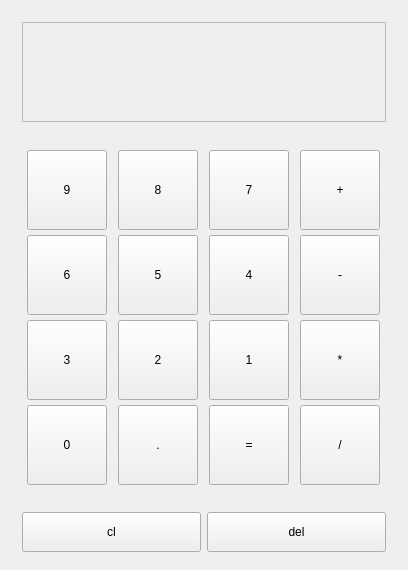
<?xml version="1.0" encoding="UTF-8"?>
<ui version="4.0">
 <class>Widget</class>
 <widget class="QWidget" name="Widget">
  <property name="geometry">
   <rect>
    <x>0</x>
    <y>0</y>
    <width>408</width>
    <height>570</height>
   </rect>
  </property>
  <property name="windowTitle">
   <string>Widget</string>
  </property>
  <layout class="QVBoxLayout" name="verticalLayout_2">
   <item>
    <widget class="QWidget" name="widget" native="true">
     <layout class="QVBoxLayout" name="verticalLayout_3">
      <item>
       <widget class="QTextEdit" name="textEdit">
        <property name="enabled">
         <bool>false</bool>
        </property>
        <property name="minimumSize">
         <size>
          <width>0</width>
          <height>100</height>
         </size>
        </property>
        <property name="maximumSize">
         <size>
          <width>16777215</width>
          <height>100</height>
         </size>
        </property>
        <property name="font">
         <font>
          <family>3DS Fonticon</family>
          <pointsize>18</pointsize>
         </font>
        </property>
        <property name="layoutDirection">
         <enum>Qt::RightToLeft</enum>
        </property>
        <property name="html">
         <string>&lt;!DOCTYPE HTML PUBLIC &quot;-//W3C//DTD HTML 4.0//EN&quot; &quot;http://www.w3.org/TR/REC-html40/strict.dtd&quot;&gt;
&lt;html&gt;&lt;head&gt;&lt;meta name=&quot;qrichtext&quot; content=&quot;1&quot; /&gt;&lt;style type=&quot;text/css&quot;&gt;
p, li { white-space: pre-wrap; }
&lt;/style&gt;&lt;/head&gt;&lt;body style=&quot; font-family:'3DS Fonticon'; font-size:18pt; font-weight:400; font-style:normal;&quot;&gt;
&lt;p dir='rtl' style=&quot;-qt-paragraph-type:empty; margin-top:0px; margin-bottom:0px; margin-left:0px; margin-right:0px; -qt-block-indent:0; text-indent:0px; font-family:'SimSun'; font-size:8.78049pt;&quot;&gt;&lt;br /&gt;&lt;/p&gt;&lt;/body&gt;&lt;/html&gt;</string>
        </property>
       </widget>
      </item>
     </layout>
    </widget>
   </item>
   <item>
    <widget class="QWidget" name="widget_2" native="true">
     <property name="minimumSize">
      <size>
       <width>0</width>
       <height>300</height>
      </size>
     </property>
     <layout class="QGridLayout" name="gridLayout_2">
      <item row="0" column="0">
       <widget class="QPushButton" name="num9">
        <property name="sizePolicy">
         <sizepolicy hsizetype="Fixed" vsizetype="Fixed">
          <horstretch>0</horstretch>
          <verstretch>0</verstretch>
         </sizepolicy>
        </property>
        <property name="minimumSize">
         <size>
          <width>80</width>
          <height>80</height>
         </size>
        </property>
        <property name="baseSize">
         <size>
          <width>80</width>
          <height>80</height>
         </size>
        </property>
        <property name="text">
         <string>9</string>
        </property>
       </widget>
      </item>
      <item row="0" column="2">
       <widget class="QPushButton" name="num7">
        <property name="sizePolicy">
         <sizepolicy hsizetype="Fixed" vsizetype="Fixed">
          <horstretch>0</horstretch>
          <verstretch>0</verstretch>
         </sizepolicy>
        </property>
        <property name="minimumSize">
         <size>
          <width>80</width>
          <height>80</height>
         </size>
        </property>
        <property name="baseSize">
         <size>
          <width>80</width>
          <height>80</height>
         </size>
        </property>
        <property name="text">
         <string>7</string>
        </property>
       </widget>
      </item>
      <item row="0" column="3">
       <widget class="QPushButton" name="add">
        <property name="sizePolicy">
         <sizepolicy hsizetype="Fixed" vsizetype="Fixed">
          <horstretch>0</horstretch>
          <verstretch>0</verstretch>
         </sizepolicy>
        </property>
        <property name="minimumSize">
         <size>
          <width>80</width>
          <height>80</height>
         </size>
        </property>
        <property name="baseSize">
         <size>
          <width>80</width>
          <height>80</height>
         </size>
        </property>
        <property name="text">
         <string>+</string>
        </property>
       </widget>
      </item>
      <item row="1" column="0">
       <widget class="QPushButton" name="num6">
        <property name="sizePolicy">
         <sizepolicy hsizetype="Fixed" vsizetype="Fixed">
          <horstretch>0</horstretch>
          <verstretch>0</verstretch>
         </sizepolicy>
        </property>
        <property name="minimumSize">
         <size>
          <width>80</width>
          <height>80</height>
         </size>
        </property>
        <property name="baseSize">
         <size>
          <width>80</width>
          <height>80</height>
         </size>
        </property>
        <property name="text">
         <string>6</string>
        </property>
       </widget>
      </item>
      <item row="0" column="1">
       <widget class="QPushButton" name="num8">
        <property name="sizePolicy">
         <sizepolicy hsizetype="Fixed" vsizetype="Fixed">
          <horstretch>0</horstretch>
          <verstretch>0</verstretch>
         </sizepolicy>
        </property>
        <property name="minimumSize">
         <size>
          <width>80</width>
          <height>80</height>
         </size>
        </property>
        <property name="baseSize">
         <size>
          <width>80</width>
          <height>80</height>
         </size>
        </property>
        <property name="text">
         <string>8</string>
        </property>
       </widget>
      </item>
      <item row="1" column="1">
       <widget class="QPushButton" name="num5">
        <property name="sizePolicy">
         <sizepolicy hsizetype="Fixed" vsizetype="Fixed">
          <horstretch>0</horstretch>
          <verstretch>0</verstretch>
         </sizepolicy>
        </property>
        <property name="minimumSize">
         <size>
          <width>80</width>
          <height>80</height>
         </size>
        </property>
        <property name="baseSize">
         <size>
          <width>80</width>
          <height>80</height>
         </size>
        </property>
        <property name="text">
         <string>5</string>
        </property>
       </widget>
      </item>
      <item row="1" column="2">
       <widget class="QPushButton" name="num4">
        <property name="sizePolicy">
         <sizepolicy hsizetype="Fixed" vsizetype="Fixed">
          <horstretch>0</horstretch>
          <verstretch>0</verstretch>
         </sizepolicy>
        </property>
        <property name="minimumSize">
         <size>
          <width>80</width>
          <height>80</height>
         </size>
        </property>
        <property name="baseSize">
         <size>
          <width>80</width>
          <height>80</height>
         </size>
        </property>
        <property name="text">
         <string>4</string>
        </property>
       </widget>
      </item>
      <item row="2" column="1">
       <widget class="QPushButton" name="num2">
        <property name="sizePolicy">
         <sizepolicy hsizetype="Fixed" vsizetype="Fixed">
          <horstretch>0</horstretch>
          <verstretch>0</verstretch>
         </sizepolicy>
        </property>
        <property name="minimumSize">
         <size>
          <width>80</width>
          <height>80</height>
         </size>
        </property>
        <property name="baseSize">
         <size>
          <width>80</width>
          <height>80</height>
         </size>
        </property>
        <property name="text">
         <string>2</string>
        </property>
       </widget>
      </item>
      <item row="3" column="1">
       <widget class="QPushButton" name="dot">
        <property name="sizePolicy">
         <sizepolicy hsizetype="Fixed" vsizetype="Fixed">
          <horstretch>0</horstretch>
          <verstretch>0</verstretch>
         </sizepolicy>
        </property>
        <property name="minimumSize">
         <size>
          <width>80</width>
          <height>80</height>
         </size>
        </property>
        <property name="baseSize">
         <size>
          <width>80</width>
          <height>80</height>
         </size>
        </property>
        <property name="text">
         <string>.</string>
        </property>
       </widget>
      </item>
      <item row="2" column="2">
       <widget class="QPushButton" name="num1">
        <property name="sizePolicy">
         <sizepolicy hsizetype="Fixed" vsizetype="Fixed">
          <horstretch>0</horstretch>
          <verstretch>0</verstretch>
         </sizepolicy>
        </property>
        <property name="minimumSize">
         <size>
          <width>80</width>
          <height>80</height>
         </size>
        </property>
        <property name="baseSize">
         <size>
          <width>80</width>
          <height>80</height>
         </size>
        </property>
        <property name="text">
         <string>1</string>
        </property>
       </widget>
      </item>
      <item row="2" column="3">
       <widget class="QPushButton" name="mul">
        <property name="sizePolicy">
         <sizepolicy hsizetype="Fixed" vsizetype="Fixed">
          <horstretch>0</horstretch>
          <verstretch>0</verstretch>
         </sizepolicy>
        </property>
        <property name="minimumSize">
         <size>
          <width>80</width>
          <height>80</height>
         </size>
        </property>
        <property name="baseSize">
         <size>
          <width>80</width>
          <height>80</height>
         </size>
        </property>
        <property name="text">
         <string>*</string>
        </property>
       </widget>
      </item>
      <item row="3" column="2">
       <widget class="QPushButton" name="equel">
        <property name="sizePolicy">
         <sizepolicy hsizetype="Fixed" vsizetype="Fixed">
          <horstretch>0</horstretch>
          <verstretch>0</verstretch>
         </sizepolicy>
        </property>
        <property name="minimumSize">
         <size>
          <width>80</width>
          <height>80</height>
         </size>
        </property>
        <property name="baseSize">
         <size>
          <width>80</width>
          <height>80</height>
         </size>
        </property>
        <property name="text">
         <string>=</string>
        </property>
       </widget>
      </item>
      <item row="3" column="3">
       <widget class="QPushButton" name="div">
        <property name="sizePolicy">
         <sizepolicy hsizetype="Fixed" vsizetype="Fixed">
          <horstretch>0</horstretch>
          <verstretch>0</verstretch>
         </sizepolicy>
        </property>
        <property name="minimumSize">
         <size>
          <width>80</width>
          <height>80</height>
         </size>
        </property>
        <property name="baseSize">
         <size>
          <width>80</width>
          <height>80</height>
         </size>
        </property>
        <property name="text">
         <string>/</string>
        </property>
       </widget>
      </item>
      <item row="3" column="0">
       <widget class="QPushButton" name="num0">
        <property name="sizePolicy">
         <sizepolicy hsizetype="Fixed" vsizetype="Fixed">
          <horstretch>0</horstretch>
          <verstretch>0</verstretch>
         </sizepolicy>
        </property>
        <property name="minimumSize">
         <size>
          <width>80</width>
          <height>80</height>
         </size>
        </property>
        <property name="baseSize">
         <size>
          <width>80</width>
          <height>80</height>
         </size>
        </property>
        <property name="text">
         <string>0</string>
        </property>
       </widget>
      </item>
      <item row="2" column="0">
       <widget class="QPushButton" name="num3">
        <property name="sizePolicy">
         <sizepolicy hsizetype="Fixed" vsizetype="Fixed">
          <horstretch>0</horstretch>
          <verstretch>0</verstretch>
         </sizepolicy>
        </property>
        <property name="minimumSize">
         <size>
          <width>80</width>
          <height>80</height>
         </size>
        </property>
        <property name="baseSize">
         <size>
          <width>80</width>
          <height>80</height>
         </size>
        </property>
        <property name="text">
         <string>3</string>
        </property>
       </widget>
      </item>
      <item row="1" column="3">
       <widget class="QPushButton" name="sub">
        <property name="sizePolicy">
         <sizepolicy hsizetype="Fixed" vsizetype="Fixed">
          <horstretch>0</horstretch>
          <verstretch>0</verstretch>
         </sizepolicy>
        </property>
        <property name="minimumSize">
         <size>
          <width>80</width>
          <height>80</height>
         </size>
        </property>
        <property name="baseSize">
         <size>
          <width>80</width>
          <height>80</height>
         </size>
        </property>
        <property name="text">
         <string>-</string>
        </property>
       </widget>
      </item>
     </layout>
    </widget>
   </item>
   <item>
    <widget class="QWidget" name="widget_3" native="true">
     <property name="minimumSize">
      <size>
       <width>0</width>
       <height>20</height>
      </size>
     </property>
     <layout class="QHBoxLayout" name="horizontalLayout">
      <item>
       <widget class="QPushButton" name="clear">
        <property name="sizePolicy">
         <sizepolicy hsizetype="Minimum" vsizetype="Minimum">
          <horstretch>0</horstretch>
          <verstretch>0</verstretch>
         </sizepolicy>
        </property>
        <property name="minimumSize">
         <size>
          <width>0</width>
          <height>40</height>
         </size>
        </property>
        <property name="text">
         <string>cl</string>
        </property>
       </widget>
      </item>
      <item>
       <widget class="QPushButton" name="delete_2">
        <property name="sizePolicy">
         <sizepolicy hsizetype="Minimum" vsizetype="Minimum">
          <horstretch>0</horstretch>
          <verstretch>0</verstretch>
         </sizepolicy>
        </property>
        <property name="minimumSize">
         <size>
          <width>0</width>
          <height>40</height>
         </size>
        </property>
        <property name="text">
         <string>del</string>
        </property>
       </widget>
      </item>
     </layout>
    </widget>
   </item>
  </layout>
 </widget>
 <layoutdefault spacing="6" margin="11"/>
 <resources/>
 <connections/>
</ui>
